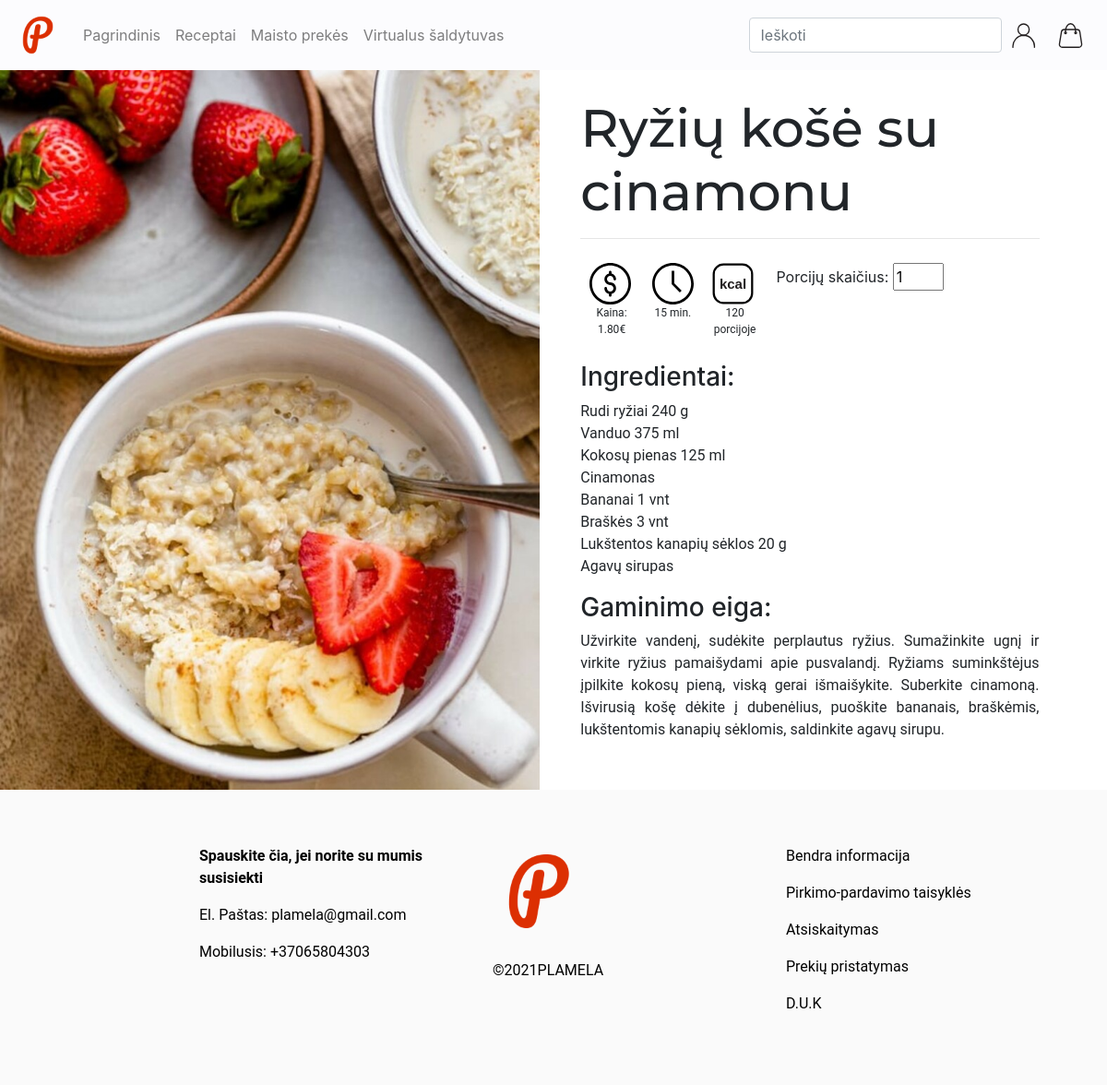
Page /receptas.php/?recid=3 on the committed database.
### tables this page shows
CREATE TABLE `recipes` (
  `rec_id` int(11) NOT NULL,
  `rec_name` varchar(32) NOT NULL,
  `rec_desc` text NOT NULL,
  `rec_ingredients` text NOT NULL,
  `rec_approxPrice` varchar(32) NOT NULL,
  `rec_calories` int(11) NOT NULL,
  `rec_img` varchar(32) NOT NULL
);

### receptas.php (the view, shortened to what this page needs)
<!DOCTYPE html>
<html lang="lt">
<head>
</head>
<body>
    <?php
        $recipe = $_GET["recid"];
        $hostname = "localhost";
        $username = "root";
        $password = "";
        $db = "plamela";
        $dbconnect = mysqli_connect($hostname,$username,$password,$db);
        $REZ = $dbconnect -> query("SELECT `rec_id`, `rec_name`, `rec_desc`, `rec_ingredients`, `rec_approxPrice`, `rec_calories`, `rec_img` FROM `recipes` WHERE `rec_id` = $recipe")
        or die(mysql_error());
        $recipes = [];
        for ($i = 0;  $i < $REZ->num_rows; $i++) {
            $recipes[$i] = $REZ -> fetch_assoc();
        }
    ?>
    <div class="row noPad noMrg">
        <div class="col-md noPad noMrg"><img style="width:100%" src="../rec-img/<?php echo $recipes[0]['rec_img']; ?>"></div>
        <div class="col-md">
            <div class="receptas">
                <h2><?php echo $recipes[0]['rec_name']; ?></h2><hr>
                <div class="icons1">
                    <div class="icons">
                        <img src="../img/dollar.svg">
                        <p>Kaina: <?php echo $recipes[0]['rec_approxPrice']; ?>€</p>
                    </div>
                    <div class="icons">
                        <img src="../img/clock.svg">
                        <p> 15 min.</p>
                    </div>
                    <div class="icons">
                        <img src="../img/kcal.svg">
                        <p><?php echo $recipes[0]['rec_calories']; ?> porcijoje</p>
                    </div>
                    <div class="icons">
                        Porcijų skaičius:
                        <input id="porcijos" type="number" style="width:20%" min="1" title="Porcijų skaičius" required="required" onchange="perskaiciuoti(this.value)">
                    </div>
                </div>
                <h3>Ingredientai:</h3>
                <p>
                    <?php
                        $ingredients = explode("\r\n", $recipes[0]['rec_ingredients']);
                        for ($i = 0;  $i < count($ingredients); $i++) {
                            $namecountval = explode(" | ", $ingredients[$i]);
                            echo $namecountval[0] . " <span class='kiekis'>" . $namecountval[1] . "</span> " . $namecountval[2] . " ";
                            echo '<br>';
                        }
                    ?>
                </p>
                <h3>Gaminimo eiga:</h3>
                <p>
                    <?php echo $recipes[0]['rec_desc']; ?>
                </p>
            </div>
        </div>
    </div>
</body>
</html>

### style2.css (style rules this page uses)
p { font-family: "Roboto", sans-serif; }
.receptas { padding-left: 5%; padding-right: 10%; padding-top: 5%; }
.receptas h2 { font-family: "Montserrat", sans-serif; font-size: 57px; }
.receptas p { text-align: justify; }
.icons1 { display: flex; }
.icons { margin: 10px; }
.icons p { text-align: center; font-size: 12px; }
.icons img { width: 45px; }
.noPad { padding: 0 !important; }
.noMrg { margin: 0 !important; }
h2 { font-family: "Roboto", sans-serif; }

### rows in the picture
recipes: rec_img (picture), rec_name "Ryžių košė su cinamonu", rec_approxPrice "1.80", rec_calories "120", rec_ingredients "Rudi ryžiai", rec_ingredients "240", rec_ingredients "g", rec_ingredients "Vanduo", rec_ingredients "375", rec_ingredients "ml", rec_ingredients "Kokosų pienas", rec_ingredients "125", rec_ingredients "Cinamonas", rec_ingredients "Bananai", rec_ingredients "1", rec_ingredients "vnt", rec_ingredients "Braškės", rec_ingredients "3", rec_ingredients "Lukštentos kanapių sėklos", rec_ingredients "20", rec_ingredients "Agavų sirupas", rec_desc "Užvirkite vandenį, sudėkite perplautus ryžius. Sumažinkite ugnį ir virkite ryžius pamaišydami apie pusvalandį. Ryžiams suminkštėjus įpilkite kokosų pieną, viską gerai išmaišykite. Suberkite cinamoną. Išvirusią košę dėkite į dubenėlius, puoškite bananais, braškėmis, lukštentomis kanapių sėklomis, saldinkite agavų sirupu."
